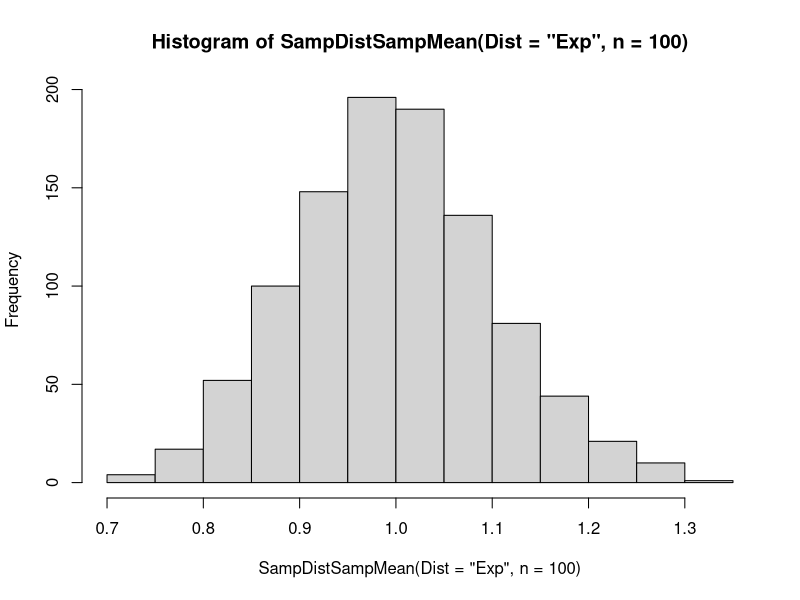

The R script that drew this image:

SampDistSampMean = function(n = 100, simulations = 1000, Dist = "Norm", mean = 0, sd = 1)
{
  xbar_holder = numeric(simulations)
  TheSample = numeric(n)
  
  for(i in 1:simulations)     # for loop to make "simulation" number of xbars
  {
    if(Dist == "Norm") TheSample = rnorm(n,mean,sd)
    if(Dist == "Uni")  TheSample = runif(n)
    if(Dist == "Exp") TheSample = rexp(n)
    
    sampMean = mean(TheSample)  
    
    
    xbar_holder[i] = sampMean
    
  }
  return(xbar_holder)   # we want to return the "simulation" number of xbars. 
}

hist(SampDistSampMean(Dist = "Exp",n = 100))

